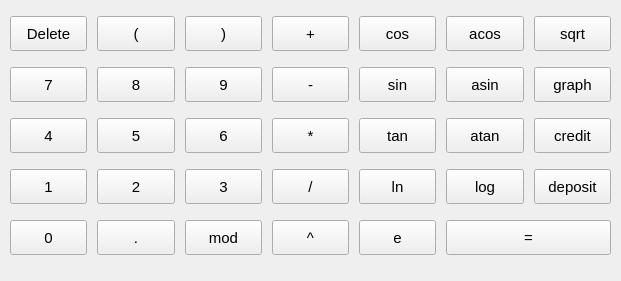
   <widget class="QWidget" name="gridLayoutWidget">
    <property name="geometry">
     <rect>
      <x>10</x>
      <y>220</y>
      <width>621</width>
      <height>281</height>
     </rect>
    </property>
    <layout class="QGridLayout" name="CalculatorGrid" rowstretch="0,0,0,0,0" columnstretch="0,0,0,0,0,0,0">
     <property name="sizeConstraint">
      <enum>QLayout::SetDefaultConstraint</enum>
     </property>
     <property name="leftMargin">
      <number>10</number>
     </property>
     <property name="topMargin">
      <number>5</number>
     </property>
     <property name="rightMargin">
      <number>10</number>
     </property>
     <property name="bottomMargin">
      <number>10</number>
     </property>
     <property name="horizontalSpacing">
      <number>10</number>
     </property>
     <property name="verticalSpacing">
      <number>5</number>
     </property>
     <item row="2" column="2">
      <widget class="QPushButton" name="six_6">
       <property name="minimumSize">
        <size>
         <width>20</width>
         <height>35</height>
        </size>
       </property>
       <property name="font">
        <font>
         <pointsize>11</pointsize>
        </font>
       </property>
       <property name="focusPolicy">
        <enum>Qt::TabFocus</enum>
       </property>
       <property name="text">
        <string>6</string>
       </property>
      </widget>
     </item>
     <item row="4" column="5" colspan="2">
      <widget class="QPushButton" name="calculation">
       <property name="minimumSize">
        <size>
         <width>20</width>
         <height>35</height>
        </size>
       </property>
       <property name="font">
        <font>
         <pointsize>11</pointsize>
        </font>
       </property>
       <property name="focusPolicy">
        <enum>Qt::TabFocus</enum>
       </property>
       <property name="text">
        <string>=</string>
       </property>
      </widget>
     </item>
     <item row="1" column="5">
      <widget class="QPushButton" name="asin">
       <property name="minimumSize">
        <size>
         <width>20</width>
         <height>35</height>
        </size>
       </property>
       <property name="font">
        <font>
         <pointsize>11</pointsize>
        </font>
       </property>
       <property name="focusPolicy">
        <enum>Qt::TabFocus</enum>
       </property>
       <property name="text">
        <string>asin</string>
       </property>
      </widget>
     </item>
     <item row="0" column="1">
      <widget class="QPushButton" name="open_bracket">
       <property name="minimumSize">
        <size>
         <width>20</width>
         <height>35</height>
        </size>
       </property>
       <property name="baseSize">
        <size>
         <width>20</width>
         <height>20</height>
        </size>
       </property>
       <property name="font">
        <font>
         <pointsize>11</pointsize>
        </font>
       </property>
       <property name="focusPolicy">
        <enum>Qt::TabFocus</enum>
       </property>
       <property name="text">
        <string>(</string>
       </property>
      </widget>
     </item>
     <item row="3" column="2">
      <widget class="QPushButton" name="three_3">
       <property name="minimumSize">
        <size>
         <width>20</width>
         <height>35</height>
        </size>
       </property>
       <property name="font">
        <font>
         <pointsize>11</pointsize>
        </font>
       </property>
       <property name="focusPolicy">
        <enum>Qt::TabFocus</enum>
       </property>
       <property name="text">
        <string>3</string>
       </property>
      </widget>
     </item>
     <item row="0" column="6" alignment="Qt::AlignHCenter">
      <widget class="QPushButton" name="sqrt">
       <property name="minimumSize">
        <size>
         <width>20</width>
         <height>35</height>
        </size>
       </property>
       <property name="font">
        <font>
         <pointsize>11</pointsize>
        </font>
       </property>
       <property name="focusPolicy">
        <enum>Qt::TabFocus</enum>
       </property>
       <property name="text">
        <string>sqrt</string>
       </property>
      </widget>
     </item>
     <item row="0" column="3">
      <widget class="QPushButton" name="plus">
       <property name="minimumSize">
        <size>
         <width>20</width>
         <height>35</height>
        </size>
       </property>
       <property name="font">
        <font>
         <pointsize>11</pointsize>
        </font>
       </property>
       <property name="focusPolicy">
        <enum>Qt::TabFocus</enum>
       </property>
       <property name="text">
        <string>+</string>
       </property>
      </widget>
     </item>
     <item row="2" column="6">
      <widget class="QPushButton" name="credit">
       <property name="minimumSize">
        <size>
         <width>20</width>
         <height>35</height>
        </size>
       </property>
       <property name="font">
        <font>
         <pointsize>11</pointsize>
        </font>
       </property>
       <property name="focusPolicy">
        <enum>Qt::TabFocus</enum>
       </property>
       <property name="text">
        <string>credit</string>
       </property>
      </widget>
     </item>
     <item row="4" column="0">
      <widget class="QPushButton" name="zero_0">
       <property name="minimumSize">
        <size>
         <width>20</width>
         <height>35</height>
        </size>
       </property>
       <property name="font">
        <font>
         <pointsize>11</pointsize>
        </font>
       </property>
       <property name="focusPolicy">
        <enum>Qt::TabFocus</enum>
       </property>
       <property name="text">
        <string>0</string>
       </property>
      </widget>
     </item>
     <item row="3" column="4">
      <widget class="QPushButton" name="ln">
       <property name="minimumSize">
        <size>
         <width>20</width>
         <height>35</height>
        </size>
       </property>
       <property name="font">
        <font>
         <pointsize>11</pointsize>
        </font>
       </property>
       <property name="focusPolicy">
        <enum>Qt::TabFocus</enum>
       </property>
       <property name="text">
        <string>ln</string>
       </property>
      </widget>
     </item>
     <item row="0" column="4">
      <widget class="QPushButton" name="cos">
       <property name="minimumSize">
        <size>
         <width>20</width>
         <height>35</height>
        </size>
       </property>
       <property name="font">
        <font>
         <pointsize>11</pointsize>
        </font>
       </property>
       <property name="focusPolicy">
        <enum>Qt::TabFocus</enum>
       </property>
       <property name="text">
        <string>cos</string>
       </property>
      </widget>
     </item>
     <item row="4" column="4">
      <widget class="QPushButton" name="edouble">
       <property name="minimumSize">
        <size>
         <width>20</width>
         <height>35</height>
        </size>
       </property>
       <property name="font">
        <font>
         <pointsize>11</pointsize>
        </font>
       </property>
       <property name="focusPolicy">
        <enum>Qt::TabFocus</enum>
       </property>
       <property name="text">
        <string>e</string>
       </property>
      </widget>
     </item>
     <item row="1" column="1">
      <widget class="QPushButton" name="eight_8">
       <property name="minimumSize">
        <size>
         <width>20</width>
         <height>35</height>
        </size>
       </property>
       <property name="font">
        <font>
         <pointsize>11</pointsize>
        </font>
       </property>
       <property name="focusPolicy">
        <enum>Qt::TabFocus</enum>
       </property>
       <property name="text">
        <string>8</string>
       </property>
      </widget>
     </item>
     <item row="1" column="2">
      <widget class="QPushButton" name="nine_9">
       <property name="minimumSize">
        <size>
         <width>20</width>
         <height>35</height>
        </size>
       </property>
       <property name="font">
        <font>
         <pointsize>11</pointsize>
        </font>
       </property>
       <property name="focusPolicy">
        <enum>Qt::TabFocus</enum>
       </property>
       <property name="text">
        <string>9</string>
       </property>
      </widget>
     </item>
     <item row="3" column="3">
      <widget class="QPushButton" name="divide">
       <property name="minimumSize">
        <size>
         <width>20</width>
         <height>35</height>
        </size>
       </property>
       <property name="font">
        <font>
         <pointsize>11</pointsize>
        </font>
       </property>
       <property name="focusPolicy">
        <enum>Qt::TabFocus</enum>
       </property>
       <property name="text">
        <string>/</string>
       </property>
      </widget>
     </item>
     <item row="1" column="3">
      <widget class="QPushButton" name="minus">
       <property name="minimumSize">
        <size>
         <width>20</width>
         <height>35</height>
        </size>
       </property>
       <property name="font">
        <font>
         <pointsize>11</pointsize>
        </font>
       </property>
       <property name="focusPolicy">
        <enum>Qt::TabFocus</enum>
       </property>
       <property name="text">
        <string>-</string>
       </property>
      </widget>
     </item>
     <item row="2" column="3">
      <widget class="QPushButton" name="multiplication">
       <property name="minimumSize">
        <size>
         <width>20</width>
         <height>35</height>
        </size>
       </property>
       <property name="font">
        <font>
         <pointsize>11</pointsize>
        </font>
       </property>
       <property name="focusPolicy">
        <enum>Qt::TabFocus</enum>
       </property>
       <property name="text">
        <string>*</string>
       </property>
      </widget>
     </item>
     <item row="2" column="5">
      <widget class="QPushButton" name="atan">
       <property name="minimumSize">
        <size>
         <width>20</width>
         <height>35</height>
        </size>
       </property>
       <property name="font">
        <font>
         <pointsize>11</pointsize>
        </font>
       </property>
       <property name="focusPolicy">
        <enum>Qt::TabFocus</enum>
       </property>
       <property name="text">
        <string>atan</string>
       </property>
      </widget>
     </item>
     <item row="3" column="5">
      <widget class="QPushButton" name="log">
       <property name="minimumSize">
        <size>
         <width>20</width>
         <height>35</height>
        </size>
       </property>
       <property name="font">
        <font>
         <pointsize>11</pointsize>
        </font>
       </property>
       <property name="focusPolicy">
        <enum>Qt::TabFocus</enum>
       </property>
       <property name="text">
        <string>log</string>
       </property>
      </widget>
     </item>
     <item row="1" column="6">
      <widget class="QPushButton" name="graph">
       <property name="minimumSize">
        <size>
         <width>20</width>
         <height>35</height>
        </size>
       </property>
       <property name="font">
        <font>
         <pointsize>11</pointsize>
        </font>
       </property>
       <property name="focusPolicy">
        <enum>Qt::TabFocus</enum>
       </property>
       <property name="text">
        <string>graph</string>
       </property>
      </widget>
     </item>
     <item row="2" column="1">
      <widget class="QPushButton" name="five_5">
       <property name="minimumSize">
        <size>
         <width>20</width>
         <height>35</height>
        </size>
       </property>
       <property name="font">
        <font>
         <pointsize>11</pointsize>
        </font>
       </property>
       <property name="focusPolicy">
        <enum>Qt::TabFocus</enum>
       </property>
       <property name="text">
        <string>5</string>
       </property>
      </widget>
     </item>
     <item row="0" column="5">
      <widget class="QPushButton" name="acos">
       <property name="minimumSize">
        <size>
         <width>20</width>
         <height>35</height>
        </size>
       </property>
       <property name="font">
        <font>
         <pointsize>11</pointsize>
        </font>
       </property>
       <property name="focusPolicy">
        <enum>Qt::TabFocus</enum>
       </property>
       <property name="text">
        <string>acos</string>
       </property>
      </widget>
     </item>
     <item row="1" column="4">
      <widget class="QPushButton" name="sin">
       <property name="minimumSize">
        <size>
         <width>20</width>
         <height>35</height>
        </size>
       </property>
       <property name="font">
        <font>
         <pointsize>11</pointsize>
        </font>
       </property>
       <property name="focusPolicy">
        <enum>Qt::TabFocus</enum>
       </property>
       <property name="text">
        <string>sin</string>
       </property>
      </widget>
     </item>
     <item row="2" column="0">
      <widget class="QPushButton" name="four_4">
       <property name="minimumSize">
        <size>
         <width>20</width>
         <height>35</height>
        </size>
       </property>
       <property name="font">
        <font>
         <pointsize>11</pointsize>
        </font>
       </property>
       <property name="focusPolicy">
        <enum>Qt::TabFocus</enum>
       </property>
       <property name="text">
        <string>4</string>
       </property>
      </widget>
     </item>
     <item row="4" column="3">
      <widget class="QPushButton" name="stepen">
       <property name="minimumSize">
        <size>
         <width>20</width>
         <height>35</height>
        </size>
       </property>
       <property name="font">
        <font>
         <pointsize>11</pointsize>
        </font>
       </property>
       <property name="focusPolicy">
        <enum>Qt::TabFocus</enum>
       </property>
       <property name="text">
        <string>^</string>
       </property>
      </widget>
     </item>
     <item row="1" column="0">
      <widget class="QPushButton" name="seven_7">
       <property name="minimumSize">
        <size>
         <width>20</width>
         <height>35</height>
        </size>
       </property>
       <property name="font">
        <font>
         <pointsize>11</pointsize>
        </font>
       </property>
       <property name="focusPolicy">
        <enum>Qt::TabFocus</enum>
       </property>
       <property name="text">
        <string>7</string>
       </property>
      </widget>
     </item>
     <item row="2" column="4">
      <widget class="QPushButton" name="tan">
       <property name="minimumSize">
        <size>
         <width>20</width>
         <height>35</height>
        </size>
       </property>
       <property name="font">
        <font>
         <pointsize>11</pointsize>
        </font>
       </property>
       <property name="focusPolicy">
        <enum>Qt::TabFocus</enum>
       </property>
       <property name="text">
        <string>tan</string>
       </property>
      </widget>
     </item>
     <item row="3" column="0">
      <widget class="QPushButton" name="one_1">
       <property name="minimumSize">
        <size>
         <width>20</width>
         <height>35</height>
        </size>
       </property>
       <property name="font">
        <font>
         <pointsize>11</pointsize>
        </font>
       </property>
       <property name="focusPolicy">
        <enum>Qt::TabFocus</enum>
       </property>
       <property name="text">
        <string>1</string>
       </property>
      </widget>
     </item>
     <item row="3" column="6">
      <widget class="QPushButton" name="deposit">
       <property name="minimumSize">
        <size>
         <width>20</width>
         <height>35</height>
        </size>
       </property>
       <property name="font">
        <font>
         <pointsize>11</pointsize>
        </font>
       </property>
       <property name="focusPolicy">
        <enum>Qt::TabFocus</enum>
       </property>
       <property name="text">
        <string>deposit</string>
       </property>
      </widget>
     </item>
     <item row="0" column="0">
      <widget class="QPushButton" name="delete_2">
       <property name="minimumSize">
        <size>
         <width>20</width>
         <height>35</height>
        </size>
       </property>
       <property name="font">
        <font>
         <pointsize>11</pointsize>
        </font>
       </property>
       <property name="mouseTracking">
        <bool>true</bool>
       </property>
       <property name="focusPolicy">
        <enum>Qt::TabFocus</enum>
       </property>
       <property name="text">
        <string>Delete</string>
       </property>
       <property name="checkable">
        <bool>false</bool>
       </property>
      </widget>
     </item>
     <item row="0" column="2">
      <widget class="QPushButton" name="close_bracket">
       <property name="minimumSize">
        <size>
         <width>20</width>
         <height>35</height>
        </size>
       </property>
       <property name="font">
        <font>
         <pointsize>11</pointsize>
        </font>
       </property>
       <property name="focusPolicy">
        <enum>Qt::TabFocus</enum>
       </property>
       <property name="text">
        <string>)</string>
       </property>
      </widget>
     </item>
     <item row="4" column="1">
      <widget class="QPushButton" name="pointer">
       <property name="minimumSize">
        <size>
         <width>20</width>
         <height>35</height>
        </size>
       </property>
       <property name="font">
        <font>
         <pointsize>11</pointsize>
        </font>
       </property>
       <property name="focusPolicy">
        <enum>Qt::TabFocus</enum>
       </property>
       <property name="text">
        <string>.</string>
       </property>
      </widget>
     </item>
     <item row="3" column="1">
      <widget class="QPushButton" name="two_2">
       <property name="minimumSize">
        <size>
         <width>20</width>
         <height>35</height>
        </size>
       </property>
       <property name="font">
        <font>
         <pointsize>11</pointsize>
        </font>
       </property>
       <property name="focusPolicy">
        <enum>Qt::TabFocus</enum>
       </property>
       <property name="text">
        <string>2</string>
       </property>
      </widget>
     </item>
     <item row="4" column="2">
      <widget class="QPushButton" name="mod">
       <property name="minimumSize">
        <size>
         <width>20</width>
         <height>35</height>
        </size>
       </property>
       <property name="font">
        <font>
         <pointsize>11</pointsize>
        </font>
       </property>
       <property name="focusPolicy">
        <enum>Qt::TabFocus</enum>
       </property>
       <property name="text">
        <string>mod</string>
       </property>
      </widget>
     </item>
    </layout>
   </widget>
